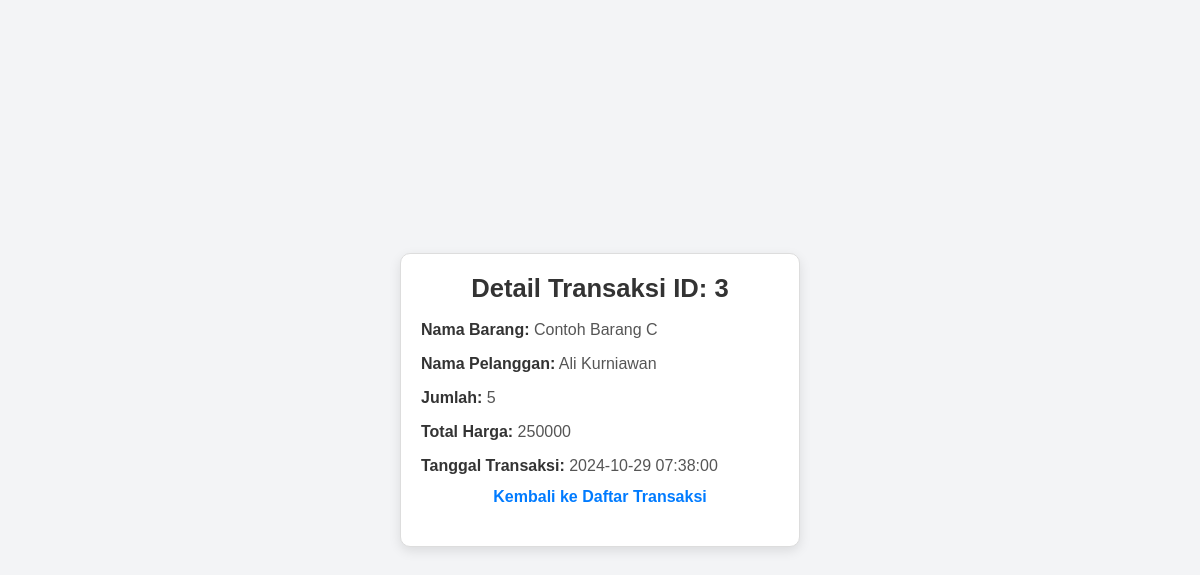
/index.php?controller=transaksi&action=detail&id=3, run on the app's committed database.
### tables this page shows
CREATE TABLE `transaksi` (
  `id_transaksi` int(11) NOT NULL,
  `kode_barang` varchar(35) NOT NULL,
  `id_pelanggan` varchar(35) NOT NULL,
  `jumlah` int(11) NOT NULL,
  `total_harga` int(11) NOT NULL,
  `tanggal_transaksi` timestamp NOT NULL DEFAULT current_timestamp() ON UPDATE current_timestamp()
);

CREATE TABLE `produk` (
  `kode_barang` varchar(35) NOT NULL,
  `nama_barang` varchar(50) NOT NULL,
  `harga` int(11) NOT NULL,
  `stok` int(11) NOT NULL
);

CREATE TABLE `pelanggan` (
  `id_pelanggan` varchar(35) NOT NULL,
  `nama_pelanggan` varchar(50) NOT NULL,
  `alamat` varchar(50) NOT NULL
);

### App/controllers/TransaksiController.php (called while the page is built, shortened)
<?php
require_once __DIR__ . '/../models/Transaksi.php';
class TransaksiController
{
    private $transaksiModel;
    public function __construct($db)
    {
        $this->transaksiModel = new Transaksi($db);
    }
    public function detail($id)
    {
        $transaksiDetail = $this->transaksiModel->getDetailTransaksi($id);
        require_once __DIR__ . '/../views/transaksi/detail.php';
    }
}

### App/models/transaksi.php (called while the page is built, shortened)
<?php
class Transaksi
{
    private $db;
    public function __construct($database)
    {
        $this->db = $database;
    }
    public function getDetailTransaksi($id)
    {
        $query = "SELECT t.id_transaksi, p.nama_barang, pel.nama_pelanggan, t.jumlah, t.total_harga, t.tanggal_transaksi
              FROM transaksi t
              JOIN produk p ON t.kode_barang = p.kode_barang
              JOIN pelanggan pel ON t.id_pelanggan = pel.id_pelanggan
              WHERE t.id_transaksi = :id";
        $stmt = $this->db->prepare($query);
        $stmt->bindParam(':id', $id);
        $stmt->execute();
        return $stmt->fetch(PDO::FETCH_ASSOC);
    }
}

### App/Views/Transaksi/detail.php (the view, shortened to what this page needs)
<!DOCTYPE html>
<html lang="id">
<head>
</head>
<body>
    <div class="card">
        <h2>Detail Transaksi ID: <?= htmlspecialchars($transaksiDetail['id_transaksi']) ?></h2>
        <p><strong>Nama Barang:</strong> <?= htmlspecialchars($transaksiDetail['nama_barang']) ?></p>
        <p><strong>Nama Pelanggan:</strong> <?= htmlspecialchars($transaksiDetail['nama_pelanggan']) ?></p>
        <p><strong>Jumlah:</strong> <?= htmlspecialchars($transaksiDetail['jumlah']) ?></p>
        <p><strong>Total Harga:</strong> <?= htmlspecialchars($transaksiDetail['total_harga']) ?></p>
        <p><strong>Tanggal Transaksi:</strong> <?= htmlspecialchars($transaksiDetail['tanggal_transaksi']) ?></p>
        <nav style="text-align: center;">
        <a href="index.php?controller=transaksi&action=index">Kembali ke Daftar Transaksi</a>
    </nav>
    </div>
</body>
</html>

### App/Views/Transaksi/detail.php (style rules this page uses)
* { margin: 0; padding: 0; box-sizing: border-box; }
body { font-family: Arial, sans-serif; background-color: #f3f4f6; color: #333; display: flex; justify-content: center; align-items: center; min-height: 100vh; padding: 20px; }
nav a { display: inline-block; margin-bottom: 20px; text-decoration: none; color: #007BFF; font-weight: bold; font-size: 1em; transition: color 0.3s ease; }
.card { background-color: #ffffff; border: 1px solid #ddd; border-radius: 10px; padding: 20px; width: 100%; max-width: 400px; box-shadow: 0px 4px 12px rgba(0, 0, 0, 0.1); text-align: left; }
.card h2 { font-size: 1.6em; color: #333; margin-bottom: 15px; text-align: center; }
.card p { margin: 10px 0; font-size: 1em; line-height: 1.5; color: #555; }
.card p strong { color: #333; }

### data on the page
transaksi: id_transaksi "3", kode_barang.nama_barang "Contoh Barang C", id_pelanggan.nama_pelanggan "Ali Kurniawan", jumlah "5", total_harga "250000", tanggal_transaksi "2024-10-29 07:38:00"
